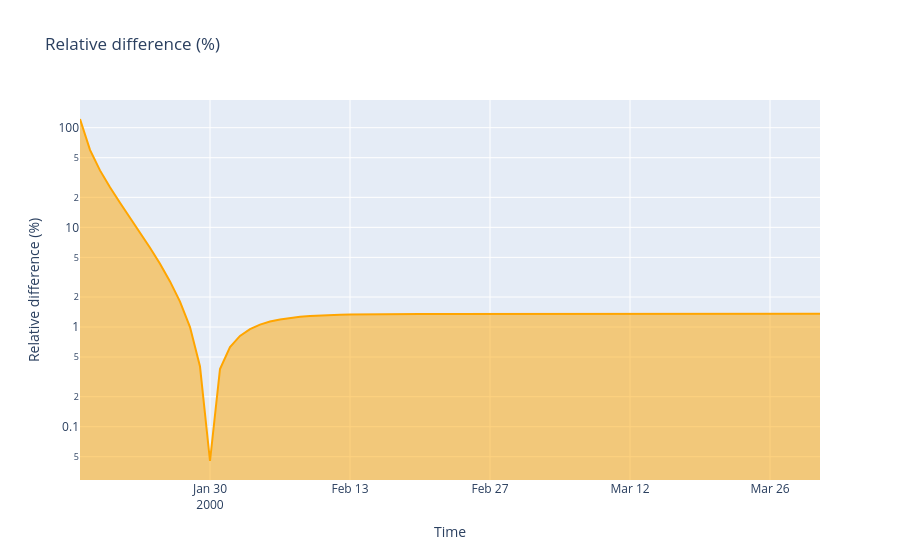

The code cell stored with this chart in its notebook:
### Code cell
mean = diff.mean(["latitude", "longitude"])
min_ = diff.min(["latitude", "longitude"])
max_ = diff.max(["latitude", "longitude"])

fig = go.Figure()
fig.add_trace(
    go.Scatter(x=diff.time, y=mean, fill="tonexty", mode="lines", line_color="orange", name="mean (10 days windows)")
)
fig.update_layout(title="Relative difference (%)", xaxis_title="Time", yaxis_title="Relative difference (%)")
fig.update_yaxes(type="log")
fig.show()
